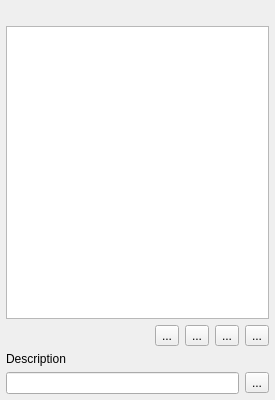
<?xml version="1.0" encoding="UTF-8"?>
<ui version="4.0">
 <class>ModelComponentListView</class>
 <widget class="QWidget" name="ModelComponentListView">
  <property name="geometry">
   <rect>
    <x>0</x>
    <y>0</y>
    <width>275</width>
    <height>400</height>
   </rect>
  </property>
  <property name="windowTitle">
   <string>Form</string>
  </property>
  <layout class="QGridLayout" name="gridLayout">
   <property name="leftMargin">
    <number>6</number>
   </property>
   <property name="topMargin">
    <number>6</number>
   </property>
   <property name="rightMargin">
    <number>6</number>
   </property>
   <property name="bottomMargin">
    <number>6</number>
   </property>
   <item row="2" column="3">
    <widget class="QToolButton" name="btn_remove">
     <property name="text">
      <string>...</string>
     </property>
    </widget>
   </item>
   <item row="2" column="4">
    <widget class="QToolButton" name="btn_reload">
     <property name="text">
      <string>...</string>
     </property>
    </widget>
   </item>
   <item row="2" column="0">
    <spacer name="horizontalSpacer">
     <property name="orientation">
      <enum>Qt::Horizontal</enum>
     </property>
     <property name="sizeHint" stdset="0">
      <size>
       <width>173</width>
       <height>20</height>
      </size>
     </property>
    </spacer>
   </item>
   <item row="1" column="0" colspan="5">
    <widget class="QListView" name="lst_model_items">
     <property name="editTriggers">
      <set>QAbstractItemView::NoEditTriggers</set>
     </property>
     <property name="dragEnabled">
      <bool>true</bool>
     </property>
     <property name="dragDropOverwriteMode">
      <bool>true</bool>
     </property>
     <property name="dragDropMode">
      <enum>QAbstractItemView::DragDrop</enum>
     </property>
     <property name="selectionMode">
      <enum>QAbstractItemView::ExtendedSelection</enum>
     </property>
     <property name="selectionBehavior">
      <enum>QAbstractItemView::SelectRows</enum>
     </property>
    </widget>
   </item>
   <item row="2" column="1">
    <widget class="QToolButton" name="btn_add">
     <property name="text">
      <string>...</string>
     </property>
    </widget>
   </item>
   <item row="2" column="2">
    <widget class="QToolButton" name="btn_edit">
     <property name="text">
      <string>...</string>
     </property>
    </widget>
   </item>
   <item row="3" column="0" colspan="5">
    <widget class="QLabel" name="label">
     <property name="text">
      <string>Description</string>
     </property>
    </widget>
   </item>
   <item row="0" column="0" colspan="5">
    <widget class="QLabel" name="lbl_title">
     <property name="text">
      <string/>
     </property>
    </widget>
   </item>
   <item row="4" column="0" colspan="4">
    <widget class="QLineEdit" name="txt_item_description">
     <property name="maxLength">
      <number>500</number>
     </property>
    </widget>
   </item>
   <item row="4" column="4">
    <widget class="QToolButton" name="btn_edit_description">
     <property name="text">
      <string>...</string>
     </property>
    </widget>
   </item>
  </layout>
 </widget>
 <resources/>
 <connections/>
</ui>
